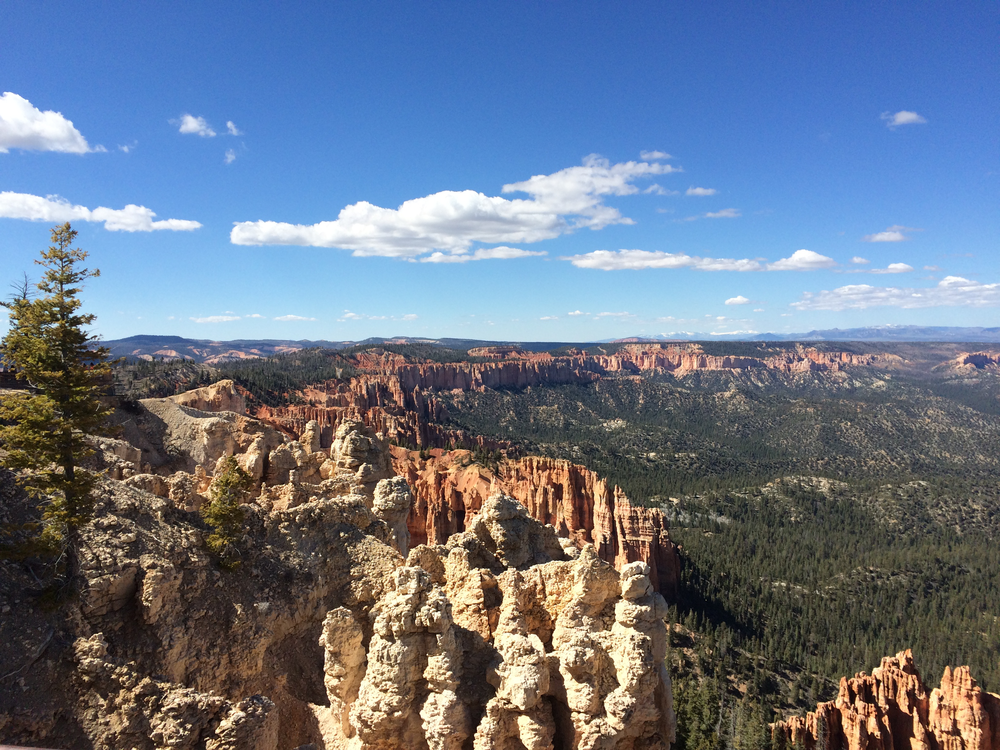
#> input picture image/panorama/mountain1_left.png, 1000 x 750 px
$ python Image_Panorama.py
#> lines starting #> are read from the running program, lines starting #| are printed output that depends on the picture
import numpy as np
import cv2


#Pano1
img = cv2.imread('image/panorama/mountain1_left.png')
#> img is the input picture: shape (750, 1000, 3); mean B, G, R 137.6, 118.4, 106.1
img2 = cv2.imread('image/panorama/mountain1_right.png')
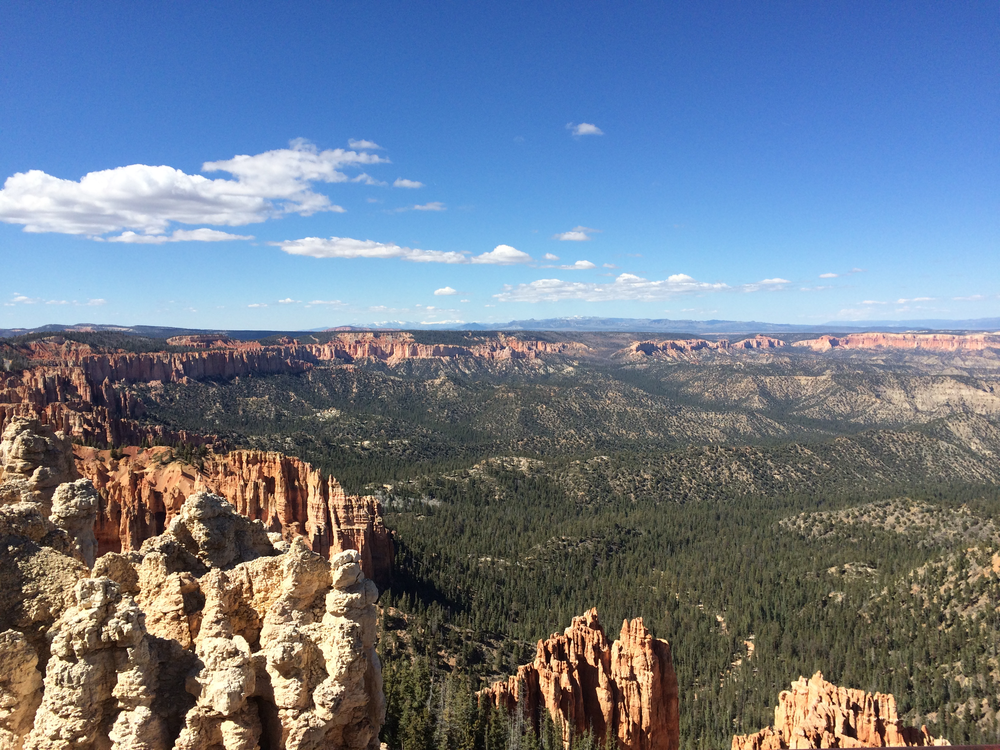
#> input picture image/panorama/mountain1_right.png, 1000 x 750 px
#> img2 is the input picture: shape (750, 1000, 3); mean B, G, R 140.9, 123, 110.1

#Pano2
img1 = cv2.imread('image/panorama/scottsdale_left.png')
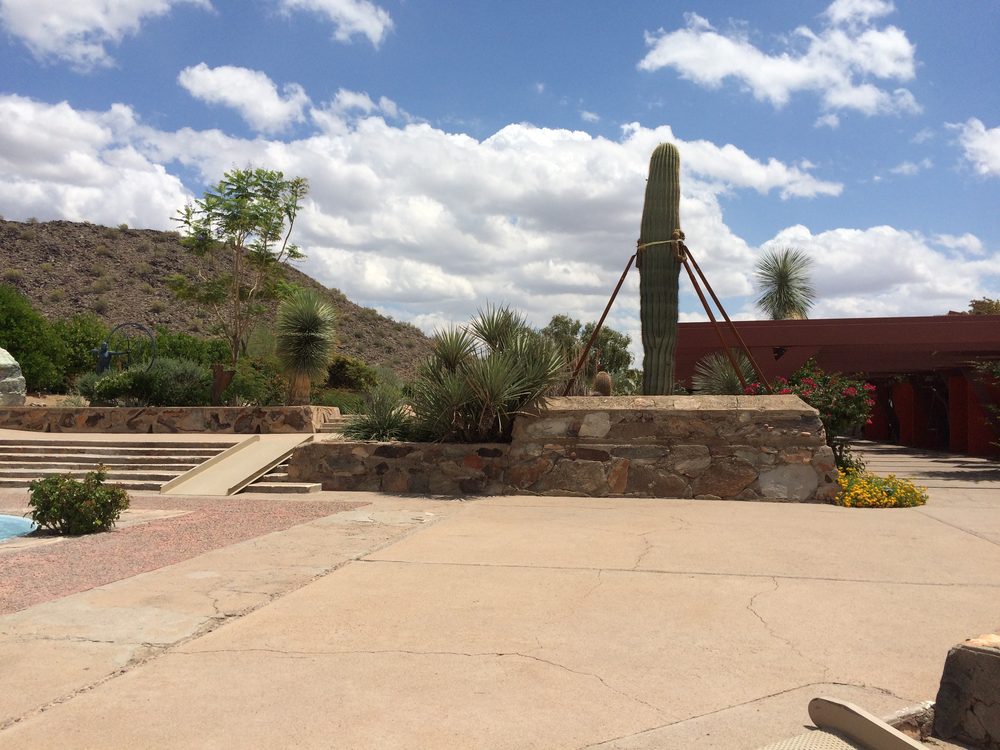
#> input picture image/panorama/scottsdale_left.png, 1000 x 750 px
#> img1 is the input picture: shape (750, 1000, 3); mean B, G, R 145.5, 151.2, 159.1
img12 = cv2.imread('image/panorama/scottsdale_right.png')
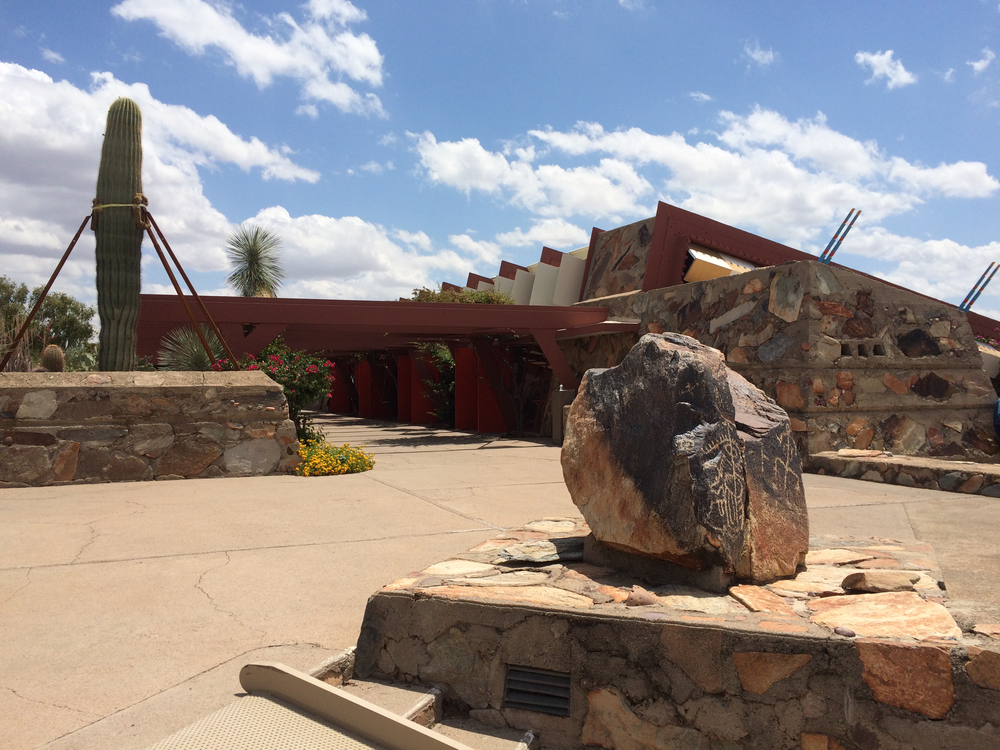
#> input picture image/panorama/scottsdale_right.png, 1000 x 750 px
#> img12 is the input picture: shape (750, 1000, 3); mean B, G, R 133.5, 135.3, 142.8

#Ghep panorama:
#> (the run stopped early here; a loop or call above may not have finished)
